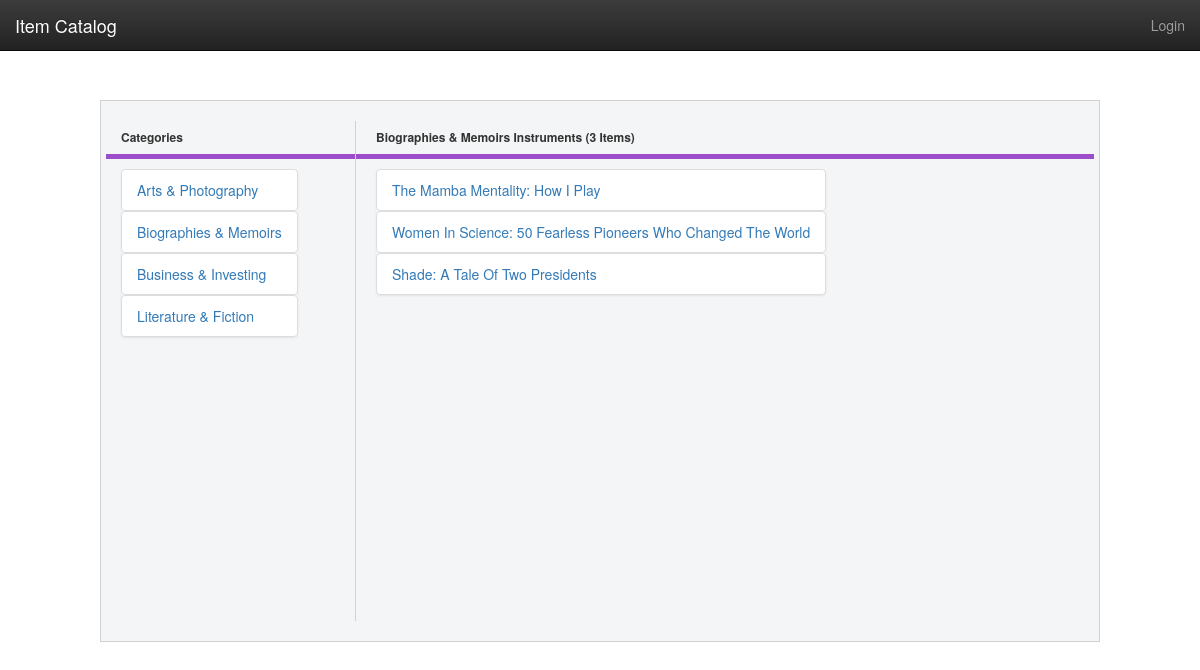
The app's page /catalog/2/items with its own data.
### database_setup.py (models this page shows, shortened)
class Category(Base):
    __tablename__ = 'category'
    id = Column(Integer, primary_key=True)
    name = Column(String(80), nullable=False)
    user_id = Column(Integer, ForeignKey('user.id'))
    user = relationship(User)

class CategoryItem(Base):
    __tablename__ = 'category_item'
    name = Column(String(80), nullable=False)
    description = Column(String(250))
    id = Column(Integer, primary_key=True)
    category_id = Column(Integer, ForeignKey('category.id'))
    category = relationship(Category)
    user_id = Column(Integer, ForeignKey('user.id'))
    user = relationship(User)

### application.py (the view)
@app.route('/catalog/<int:catalog_id>')
@app.route('/catalog/<int:catalog_id>/items')
def showCategory(catalog_id):
    categories = session.query(Category).all()
    category = session.query(Category).filter_by(id=catalog_id).first()
    categoryName = category.name
    categoryItems = session.query(
        CategoryItem
        ).filter_by(category_id=catalog_id).all()
    categoryItemsCount = session.query(
        CategoryItem
        ).filter_by(category_id=catalog_id).count()
    return render_template(
        'category.html',
        categories=categories,
        categoryItems=categoryItems,
        categoryName=categoryName,
        categoryItemsCount=categoryItemsCount
        )

### templates/category.html (shortened to what this page needs)
{% extends "index.html" %}
{% block content %}
	<div class="row">
		<div class="col-sm-3 col-md-2 sidebar categories" style="min-width: 250px; min-height: 500px;"">
			<div class="categories__list">
				<h6 class="list__header">
					<span class="header__title">Categories</span>
					<span class="header__bar"></span>
				</h6>
				<ul class="list-group" style="display: inline-block;">
					{% for category in categories %}
						<a href="{{url_for('showCategory', catalog_id = category.id )}}">
							<li class="items__item list-group-item">
								<span class="item__name">{{category.name}}</span>
							</li>
						</a>
					{% endfor %}
				</ul>
			</div>
		</div>
		<div class="column column-25">
			<div class="category-items__list">
				<h6 class="list__header">
					<span class="header__title">{{categoryName}} Instruments ({{categoryItemsCount}} Items)</span>
					<span class="header__bar"></span>
				</h6>
				<ul class="list__items list-group" style="display:inline-block;">
					{% for categoryItem in categoryItems %}
						<a href="{{url_for('showCategoryItem', catalog_id = categoryItem.category_id ,item_id = categoryItem.id )}}">
							<li class="items__item list-group-item">
								<span class="item__name">{{categoryItem.name}}</span>
							</li>
						</a>
					{% endfor %}
				</ul>
			</div>
		</div>
	</div>
{% endblock %}

### static/style.css (style rules this page uses)
ul { list-style-type: none; }
@media (min-width: 40.0rem) { .categories { border-right: .1rem solid #d1d1d1; margin-right: 2rem; } }
.list__header .header__title { font-weight: 700; margin-bottom: 1rem; display: block; text-transform: capitalize; }
.list__header .header__bar { border-bottom: .5rem solid #9b4dca; height: .1rem; display: block; }
.items__item .item__name { text-transform: capitalize; }

### records on screen
Category: name "Arts & Photography"
Category: name "Biographies & Memoirs"
Category: name "Business & Investing"
Category: name "Literature & Fiction"
CategoryItem: name "The Mamba Mentality: How I Play"
CategoryItem: name "Women In Science: 50 Fearless Pioneers Who Changed The World"
CategoryItem: name "Shade: A Tale Of Two Presidents"

### other values on screen
{{ categoryItemsCount }} "3"
